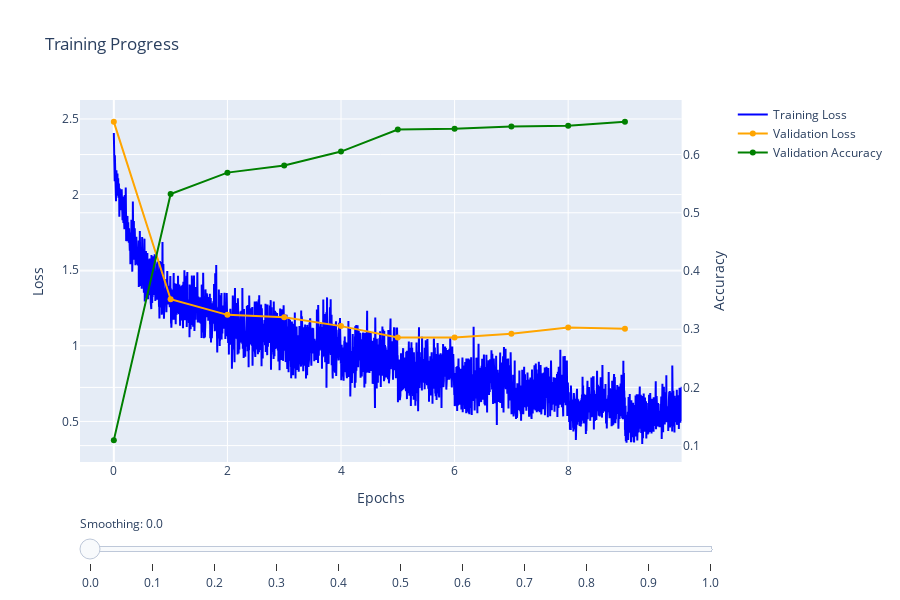

This figure's notebook cell:
### Code cell
from src.lab1.cifar10_trainer import CIFAR10Module, PlotlyCallback
import pytorch_lightning as pl
from pytorch_lightning.callbacks import ModelCheckpoint

module = CIFAR10Module(
    model=vit,                                         # the model to train 
    learning_rate=1e-4,                                # the learning rate for the optimizer
    batch_size=128                                     # the batch size for the dataloader
)

checkpoint_callback = ModelCheckpoint(
    monitor='val_acc',                                 # the metric to monitor 
    mode='max',                                        # the mode to use for the monitor
    save_top_k=1,                                      # the number of top models to save
    save_last=True,                                    # whether to save the last model
    dirpath='./src/lab1/checkpoints'                  # the path to save the model during training
)

trainer = pl.Trainer(
    max_epochs=10,                                      # the number of epochs to train for
    callbacks=[PlotlyCallback(), checkpoint_callback],  # the callbacks to use during training
    accelerator="auto",                                 # the accelerator to use during training
    devices="auto",                                     # the devices to use during training
    precision=16                                        # the precision to use during training
)
trainer.fit(module)

### Figure 1 — Plotly figure (JSON) as saved in the notebook; plotly's stock layout.template omitted (floating-point values rounded to 4 significant figures; data arrays with more than 128 entries replaced by an {"elided": "..."} marker saying what was removed)
{"data": [{"line": {"color": "blue"}, "name": "Training Loss", "type": "scatter", "visible": true, "x": {"elided": "3910 float values"}, "xaxis": "x", "y": {"elided": "3910 float values"}, "yaxis": "y"}, {"line": {"color": "orange"}, "name": "Validation Loss", "type": "scatter", "visible": true, "x": [0, 1, 2, 3, 4, 5, 6, 7, 8, 9], "xaxis": "x", "y": [2.481, 1.308, 1.205, 1.188, 1.13, 1.055, 1.055, 1.079, 1.121, 1.112], "yaxis": "y"}, {"line": {"color": "green"}, "name": "Validation Accuracy", "type": "scatter", "visible": true, "x": [0, 1, 2, 3, 4, 5, 6, 7, 8, 9], "xaxis": "x", "y": [0.1094, 0.5321, 0.5689, 0.5813, 0.6051, 0.6428, 0.6444, 0.6483, 0.6496, 0.6562], "yaxis": "y2"}, {"line": {"color": "blue"}, "name": "Training Loss", "type": "scatter", "visible": false, "x": {"elided": "3910 float values"}, "xaxis": "x", "y": {"elided": "3910 float values"}, "yaxis": "y"}, {"line": {"color": "orange"}, "name": "Validation Loss", "type": "scatter", "visible": false, "x": [0, 1, 2, 3, 4, 5, 6, 7, 8, 9], "xaxis": "x", "y": [2.481, 1.425, 1.227, 1.192, 1.136, 1.063, 1.055, 1.077, 1.117, 1.113], "yaxis": "y"}, {"line": {"color": "green"}, "name": "Validation Accuracy", "type": "scatter", "visible": false, "x": [0, 1, 2, 3, 4, 5, 6, 7, 8, 9], "xaxis": "x", "y": [0.1094, 0.4899, 0.561, 0.5793, 0.6025, 0.6388, 0.6438, 0.6479, 0.6495, 0.6555], "yaxis": "y2"}, {"line": {"color": "blue"}, "name": "Training Loss", "type": "scatter", "visible": false, "x": {"elided": "3910 float values"}, "xaxis": "x", "y": {"elided": "3910 float values"}, "yaxis": "y"}, {"line": {"color": "orange"}, "name": "Validation Loss", "type": "scatter", "visible": false, "x": [0, 1, 2, 3, 4, 5, 6, 7, 8, 9], "xaxis": "x", "y": [2.481, 1.543, 1.272, 1.205, 1.145, 1.073, 1.058, 1.075, 1.112, 1.112], "yaxis": "y"}, {"line": {"color": "green"}, "name": "Validation Accuracy", "type": "scatter", "visible": false, "x": [0, 1, 2, 3, 4, 5, 6, 7, 8, 9], "xaxis": "x", "y": [0.1094, 0.4476, 0.5447, 0.574, 0.5989, 0.634, 0.6423, 0.6471, 0.6491, 0.6547], "yaxis": "y2"}, {"line": {"color": "blue"}, "name": "Training Loss", "type": "scatter", "visible": false, "x": {"elided": "3910 float values"}, "xaxis": "x", "y": {"elided": "3910 float values"}, "yaxis": "y"}, {"line": {"color": "orange"}, "name": "Validation Loss", "type": "scatter", "visible": false, "x": [0, 1, 2, 3, 4, 5, 6, 7, 8, 9], "xaxis": "x", "y": [2.481, 1.66, 1.341, 1.234, 1.161, 1.087, 1.064, 1.075, 1.107, 1.111], "yaxis": "y"}, {"line": {"color": "green"}, "name": "Validation Accuracy", "type": "scatter", "visible": false, "x": [0, 1, 2, 3, 4, 5, 6, 7, 8, 9], "xaxis": "x", "y": [0.1094, 0.4053, 0.5198, 0.5629, 0.5924, 0.6277, 0.6394, 0.6456, 0.6484, 0.6538], "yaxis": "y2"}, {"line": {"color": "blue"}, "name": "Training Loss", "type": "scatter", "visible": false, "x": {"elided": "3910 float values"}, "xaxis": "x", "y": {"elided": "3910 float values"}, "yaxis": "y"}, {"line": {"color": "orange"}, "name": "Validation Loss", "type": "scatter", "visible": false, "x": [0, 1, 2, 3, 4, 5, 6, 7, 8, 9], "xaxis": "x", "y": [2.481, 1.777, 1.434, 1.286, 1.193, 1.11, 1.077, 1.078, 1.104, 1.109], "yaxis": "y"}, {"line": {"color": "green"}, "name": "Validation Accuracy", "type": "scatter", "visible": false, "x": [0, 1, 2, 3, 4, 5, 6, 7, 8, 9], "xaxis": "x", "y": [0.1094, 0.363, 0.4866, 0.5434, 0.5804, 0.6179, 0.6338, 0.6425, 0.6468, 0.6524], "yaxis": "y2"}, {"line": {"color": "blue"}, "name": "Training Loss", "type": "scatter", "visible": false, "x": {"elided": "3910 float values"}, "xaxis": "x", "y": {"elided": "3910 float values"}, "yaxis": "y"}, {"line": {"color": "orange"}, "name": "Validation Loss", "type": "scatter", "visible": false, "x": [0, 1, 2, 3, 4, 5, 6, 7, 8, 9], "xaxis": "x", "y": [2.481, 1.894, 1.55, 1.369, 1.25, 1.152, 1.103, 1.091, 1.106, 1.109], "yaxis": "y"}, {"line": {"color": "green"}, "name": "Validation Accuracy", "type": "scatter", "visible": false, "x": [0, 1, 2, 3, 4, 5, 6, 7, 8, 9], "xaxis": "x", "y": [0.1094, 0.3208, 0.4448, 0.5131, 0.5591, 0.6009, 0.6227, 0.6355, 0.6426, 0.6494], "yaxis": "y2"}, {"line": {"color": "blue"}, "name": "Training Loss", "type": "scatter", "visible": false, "x": {"elided": "3910 float values"}, "xaxis": "x", "y": {"elided": "3910 float values"}, "yaxis": "y"}, {"line": {"color": "orange"}, "name": "Validation Loss", "type": "scatter", "visible": false, "x": [0, 1, 2, 3, 4, 5, 6, 7, 8, 9], "xaxis": "x", "y": [2.481, 2.012, 1.689, 1.489, 1.345, 1.229, 1.159, 1.127, 1.125, 1.12], "yaxis": "y"}, {"line": {"color": "green"}, "name": "Validation Accuracy", "type": "scatter", "visible": false, "x": [0, 1, 2, 3, 4, 5, 6, 7, 8, 9], "xaxis": "x", "y": [0.1094, 0.2785, 0.3947, 0.4693, 0.5236, 0.5713, 0.6005, 0.6197, 0.6316, 0.6414], "yaxis": "y2"}, {"line": {"color": "blue"}, "name": "Training Loss", "type": "scatter", "visible": false, "x": {"elided": "3910 float values"}, "xaxis": "x", "y": {"elided": "3910 float values"}, "yaxis": "y"}, {"line": {"color": "orange"}, "name": "Validation Loss", "type": "scatter", "visible": false, "x": [0, 1, 2, 3, 4, 5, 6, 7, 8, 9], "xaxis": "x", "y": [2.481, 2.129, 1.852, 1.653, 1.496, 1.364, 1.271, 1.213, 1.186, 1.164], "yaxis": "y"}, {"line": {"color": "green"}, "name": "Validation Accuracy", "type": "scatter", "visible": false, "x": [0, 1, 2, 3, 4, 5, 6, 7, 8, 9], "xaxis": "x", "y": [0.1094, 0.2362, 0.336, 0.4096, 0.4683, 0.5206, 0.5577, 0.5849, 0.6043, 0.6199], "yaxis": "y2"}, {"line": {"color": "blue"}, "name": "Training Loss", "type": "scatter", "visible": false, "x": {"elided": "3910 float values"}, "xaxis": "x", "y": {"elided": "3910 float values"}, "yaxis": "y"}, {"line": {"color": "orange"}, "name": "Validation Loss", "type": "scatter", "visible": false, "x": [0, 1, 2, 3, 4, 5, 6, 7, 8, 9], "xaxis": "x", "y": [2.481, 2.246, 2.038, 1.868, 1.72, 1.587, 1.481, 1.4, 1.345, 1.298], "yaxis": "y"}, {"line": {"color": "green"}, "name": "Validation Accuracy", "type": "scatter", "visible": false, "x": [0, 1, 2, 3, 4, 5, 6, 7, 8, 9], "xaxis": "x", "y": [0.1094, 0.1939, 0.2689, 0.3314, 0.3861, 0.4375, 0.4789, 0.5128, 0.5401, 0.5633], "yaxis": "y2"}, {"line": {"color": "blue"}, "name": "Training Loss", "type": "scatter", "visible": false, "x": {"elided": "3910 float values"}, "xaxis": "x", "y": {"elided": "3910 float values"}, "yaxis": "y"}, {"line": {"color": "orange"}, "name": "Validation Loss", "type": "scatter", "visible": false, "x": [0, 1, 2, 3, 4, 5, 6, 7, 8, 9], "xaxis": "x", "y": [2.481, 2.363, 2.248, 2.142, 2.041, 1.942, 1.853, 1.776, 1.71, 1.651], "yaxis": "y"}, {"line": {"color": "green"}, "name": "Validation Accuracy", "type": "scatter", "visible": false, "x": [0, 1, 2, 3, 4, 5, 6, 7, 8, 9], "xaxis": "x", "y": [0.1094, 0.1517, 0.1934, 0.2322, 0.2695, 0.3068, 0.3406, 0.3713, 0.3992, 0.4249], "yaxis": "y2"}, {"line": {"color": "blue"}, "name": "Training Loss", "type": "scatter", "visible": false, "x": {"elided": "3910 float values"}, "xaxis": "x", "y": {"elided": "3910 float values"}, "yaxis": "y"}, {"line": {"color": "orange"}, "name": "Validation Loss", "type": "scatter", "visible": false, "x": [0, 1, 2, 3, 4, 5, 6, 7, 8, 9], "xaxis": "x", "y": [2.481, 2.481, 2.481, 2.481, 2.481, 2.481, 2.481, 2.481, 2.481, 2.481], "yaxis": "y"}, {"line": {"color": "green"}, "name": "Validation Accuracy", "type": "scatter", "visible": false, "x": [0, 1, 2, 3, 4, 5, 6, 7, 8, 9], "xaxis": "x", "y": [0.1094, 0.1094, 0.1094, 0.1094, 0.1094, 0.1094, 0.1094, 0.1094, 0.1094, 0.1094], "yaxis": "y2"}], "layout": {"height": 600, "hovermode": "x unified", "showlegend": true, "sliders": [{"active": 0, "currentvalue": {"prefix": "Smoothing: "}, "pad": {"t": 50}, "steps": [{"args": [{"visible": [true, true, true, false, false, false, false, false, false, false, false, false, false, false, false, false, false, false, false, false, false, false, false, false, false, false, false, false, false, false, false, false, false]}], "label": "0.0", "method": "update"}, {"args": [{"visible": [false, false, false, true, true, true, false, false, false, false, false, false, false, false, false, false, false, false, false, false, false, false, false, false, false, false, false, false, false, false, false, false, false]}], "label": "0.1", "method": "update"}, {"args": [{"visible": [false, false, false, false, false, false, true, true, true, false, false, false, false, false, false, false, false, false, false, false, false, false, false, false, false, false, false, false, false, false, false, false, false]}], "label": "0.2", "method": "update"}, {"args": [{"visible": [false, false, false, false, false, false, false, false, false, true, true, true, false, false, false, false, false, false, false, false, false, false, false, false, false, false, false, false, false, false, false, false, false]}], "label": "0.3", "method": "update"}, {"args": [{"visible": [false, false, false, false, false, false, false, false, false, false, false, false, true, true, true, false, false, false, false, false, false, false, false, false, false, false, false, false, false, false, false, false, false]}], "label": "0.4", "method": "update"}, {"args": [{"visible": [false, false, false, false, false, false, false, false, false, false, false, false, false, false, false, true, true, true, false, false, false, false, false, false, false, false, false, false, false, false, false, false, false]}], "label": "0.5", "method": "update"}, {"args": [{"visible": [false, false, false, false, false, false, false, false, false, false, false, false, false, false, false, false, false, false, true, true, true, false, false, false, false, false, false, false, false, false, false, false, false]}], "label": "0.6", "method": "update"}, {"args": [{"visible": [false, false, false, false, false, false, false, false, false, false, false, false, false, false, false, false, false, false, false, false, false, true, true, true, false, false, false, false, false, false, false, false, false]}], "label": "0.7", "method": "update"}, {"args": [{"visible": [false, false, false, false, false, false, false, false, false, false, false, false, false, false, false, false, false, false, false, false, false, false, false, false, true, true, true, false, false, false, false, false, false]}], "label": "0.8", "method": "update"}, {"args": [{"visible": [false, false, false, false, false, false, false, false, false, false, false, false, false, false, false, false, false, false, false, false, false, false, false, false, false, false, false, true, true, true, false, false, false]}], "label": "0.9", "method": "update"}, {"args": [{"visible": [false, false, false, false, false, false, false, false, false, false, false, false, false, false, false, false, false, false, false, false, false, false, false, false, false, false, false, false, false, false, true, true, true]}], "label": "1.0", "method": "update"}]}], "title": {"text": "Training Progress"}, "xaxis": {"anchor": "y", "domain": [0, 0.94], "title": {"text": "Epochs"}}, "yaxis": {"anchor": "x", "domain": [0, 1], "title": {"text": "Loss"}}, "yaxis2": {"anchor": "x", "overlaying": "y", "side": "right", "title": {"text": "Accuracy"}}}}
